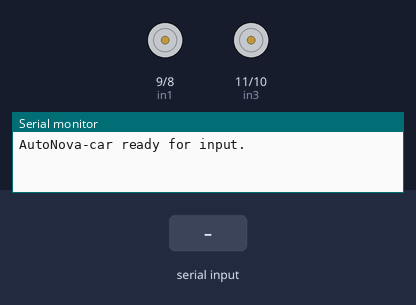
Recording of a sketch running on a simulated Arduino Uno, built with avr-gcc and run on an emulated ATmega328P. Shown: motor-driver pin pairs drawn as motors (green arrow = first pin HIGH = forward, orange = second pin HIGH = backward, longer = more drive, scaled by the enable pin), the last lines printed to the serial monitor. The test bench sets the inputs (shaded band).

Above: at 1.2 s.
1.3 s: "A" received over the second serial link
At 2.0 s:
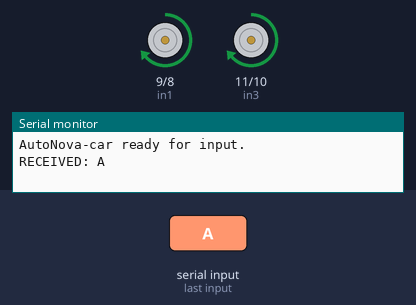
2.8 s: "C" received over the second serial link
At 3.1 s:
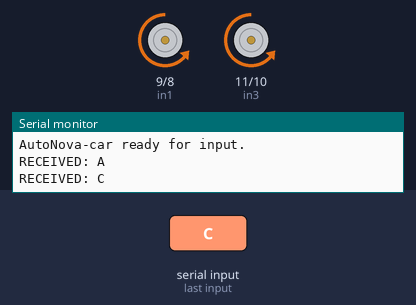
4.3 s: "B" received over the second serial link
At 5.5 s:
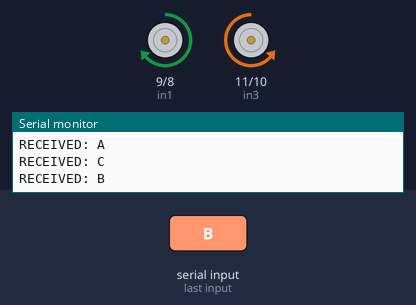
5.8 s: "D" received over the second serial link
At 6.6 s:
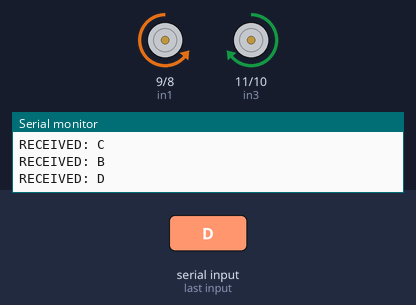
7.3 s: "E" received over the second serial link
At 7.8 s:
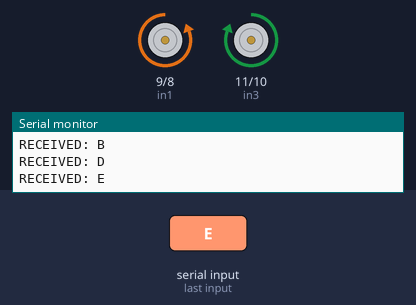
8.8 s: "a" received over the second serial link
At 10.1 s:
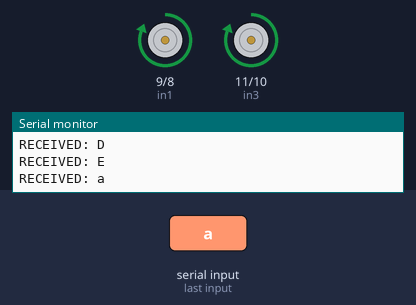
Timing chart, 0 to 11.3 s (numbered marks = the images above; inputs shaded):
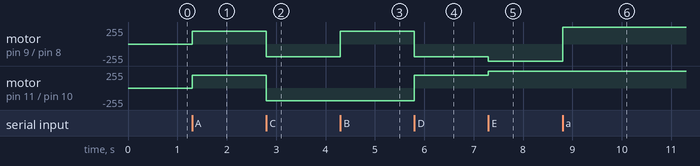

The sketch:

motor_pwm_bluetooth_stop.ino
```cpp
#include <SoftwareSerial.h>

// Bluetooth: Arduino RX = D2, TX = D3.
SoftwareSerial HM10(2, 3);

// Left motor direction pins.
int in1 = 9;
int in2 = 8;

// Right motor direction pins.
int in3 = 11;
int in4 = 10;

// Remove ENA and ENB jumpers; connect ENA to D5 and ENB to D6.
int ena = 5;
int enb = 6;

// PWM duty cycles: level 1 = 25%, 2 = 50%, 3 = 75%, 4 = 100%.
// These are power settings, not measured wheel speeds.
const int speedLevels[5] = {0, 64, 128, 191, 255};
int leftLevel = 3;
int rightLevel = 3;
bool motorsRunning = false;

void setup() {
  pinMode(in1, OUTPUT);
  pinMode(in2, OUTPUT);
  pinMode(in3, OUTPUT);
  pinMode(in4, OUTPUT);
  pinMode(ena, OUTPUT);
  pinMode(enb, OUTPUT);

  Stop(); // Keep both motors stopped at startup.
  Serial.begin(9600);
  HM10.begin(9600);
  Serial.println("AutoNova-car ready for input.");
}

void loop() {
  if (HM10.available()) {
    char c = HM10.read();
    Serial.print("RECEIVED: ");
    Serial.println(c);

    if (c == 'A' || c == 'a') {
      Forward();
    }
    else if (c == 'C' || c == 'c') {
      Backward();
    }
    else if (c == 'B' || c == 'b') {
      TurnRight();
    }
    else if (c == 'D' || c == 'd') {
      TurnLeft();
    }
    // Triangle: increase both speed levels, up to 4.
    else if (c == 'E' || c == 'e') {
      if (leftLevel < 4) leftLevel++;
      if (rightLevel < 4) rightLevel++;
      ApplySpeed();
    }
    // X: decrease both speed levels, down to 1.
    else if (c == 'G' || c == 'g') {
      if (leftLevel > 1) leftLevel--;
      if (rightLevel > 1) rightLevel--;
      ApplySpeed();
    }
    // Circle: stop both motors, keeping the selected speed levels.
    else if (c == 'F' || c == 'f') {
      Stop();
    }
    // Square H is unassigned. Other characters are ignored.
  }
}

// Speed changes take effect immediately while moving.
// While stopped, speed buttons change the level without restarting motors.
void ApplySpeed() {
  analogWrite(ena, motorsRunning ? speedLevels[leftLevel] : 0);
  analogWrite(enb, motorsRunning ? speedLevels[rightLevel] : 0);
}

void Forward() {
  // Both motors forward.
  digitalWrite(in1, HIGH);
  digitalWrite(in2, LOW);
  digitalWrite(in3, HIGH);
  digitalWrite(in4, LOW);
  motorsRunning = true;
  ApplySpeed();
}

void Backward() {
  // Both motors backward.
  digitalWrite(in1, LOW);
  digitalWrite(in2, HIGH);
  digitalWrite(in3, LOW);
  digitalWrite(in4, HIGH);
  motorsRunning = true;
  ApplySpeed();
}

void TurnRight() {
  // Left motor forward; right motor backward.
  digitalWrite(in1, HIGH);
  digitalWrite(in2, LOW);
  digitalWrite(in3, LOW);
  digitalWrite(in4, HIGH);
  motorsRunning = true;
  ApplySpeed();
}

void TurnLeft() {
  // Left motor backward; right motor forward.
  digitalWrite(in1, LOW);
  digitalWrite(in2, HIGH);
  digitalWrite(in3, HIGH);
  digitalWrite(in4, LOW);
  motorsRunning = true;
  ApplySpeed();
}

void Stop() {
  // Disable motor power and clear all direction signals.
  motorsRunning = false;
  ApplySpeed();
  digitalWrite(in1, LOW);
  digitalWrite(in2, LOW);
  digitalWrite(in3, LOW);
  digitalWrite(in4, LOW);
}
```

Measured:
- after the input at 1.3 s, motor on pin 9 (in1) / pin 8 (in2), motor on pin 11 (in3) / pin 10 (in4): stopped → forward 191/255 at once
- after the input at 2.8 s, motor on pin 9 (in1) / pin 8 (in2), motor on pin 11 (in3) / pin 10 (in4): forward 191/255 → backward 191/255 at once
- after the input at 4.3 s, motor on pin 9 (in1) / pin 8 (in2): backward 191/255 → forward 191/255 at once
- after the input at 5.8 s, motor on pin 9 (in1) / pin 8 (in2): forward 191/255 → backward 191/255 at once; motor on pin 11 (in3) / pin 10 (in4): backward 191/255 → forward 191/255 at once
- after the input at 7.3 s, motor on pin 9 (in1) / pin 8 (in2): backward 191/255 → backward 255/255 at once; motor on pin 11 (in3) / pin 10 (in4): forward 191/255 → forward 255/255 at once
- after the input at 8.8 s, motor on pin 9 (in1) / pin 8 (in2): backward 255/255 → forward 255/255 at once
